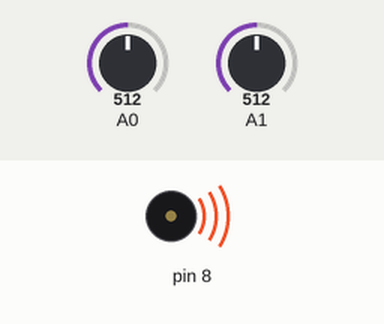
A sketch run on a simulated Arduino Uno, built with avr-gcc and run on an emulated ATmega328P. Parts: buzzer (waves = sounding). The test bench sets the inputs (shaded band); at power-on: A0 = 512, A1 = 512.

Above: at 1.2 s.
1.3 s: A0 set to 493
At 1.8 s:
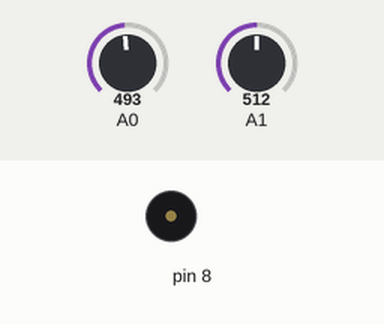
2.8 s: A0 set to 511
At 4.0 s:
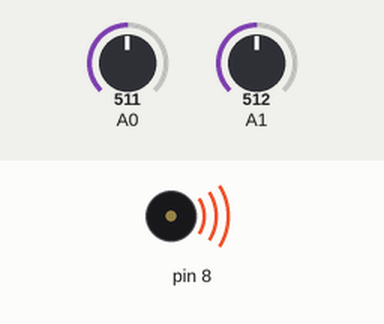
4.3 s: A0 set to 495
At 5.3 s:
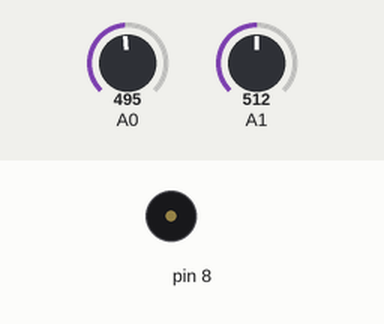
Timing chart, 0 to 7.3 s (numbered marks = the images above; inputs shaded):
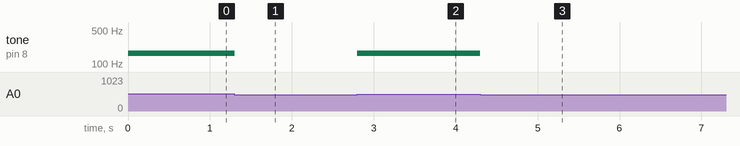

Measured:
- the behaviour switches between 505 and 504 on A0 (found by bisection; images 0 and 1)
- after the input at 1.3 s, tone on pin 8: 165 Hz → silent at once
- after the input at 2.8 s, tone on pin 8: silent → 165 Hz at once
- after the input at 4.3 s, tone on pin 8: 165 Hz → silent at once

The sketch:

keyboard_x.ino
```cpp
long notes[] = {262, 294, 330, 349};

void setup() {
  Serial.begin(9600);
}

void loop() {
  int keyVal = analogRead(A0);
  long knobVal = analogRead(A1);
  long pitch = 0;
  if(keyVal == 1023){
    pitch = long(notes[0])*long(knobVal)/1023;
    tone(8, notes[0]*knobVal/1023);
  } else if(keyVal >= 990 && keyVal <= 1010){
    tone(8, notes[1]*knobVal/1023);
  } else if(keyVal >= 505 && keyVal <= 515){
    tone(8, notes[2]*knobVal/1023);
  } else if(keyVal >= 3 && keyVal <= 15){
    tone(8, notes[3]*knobVal/1023);
  } else {
    noTone(8);
  }
}
```
